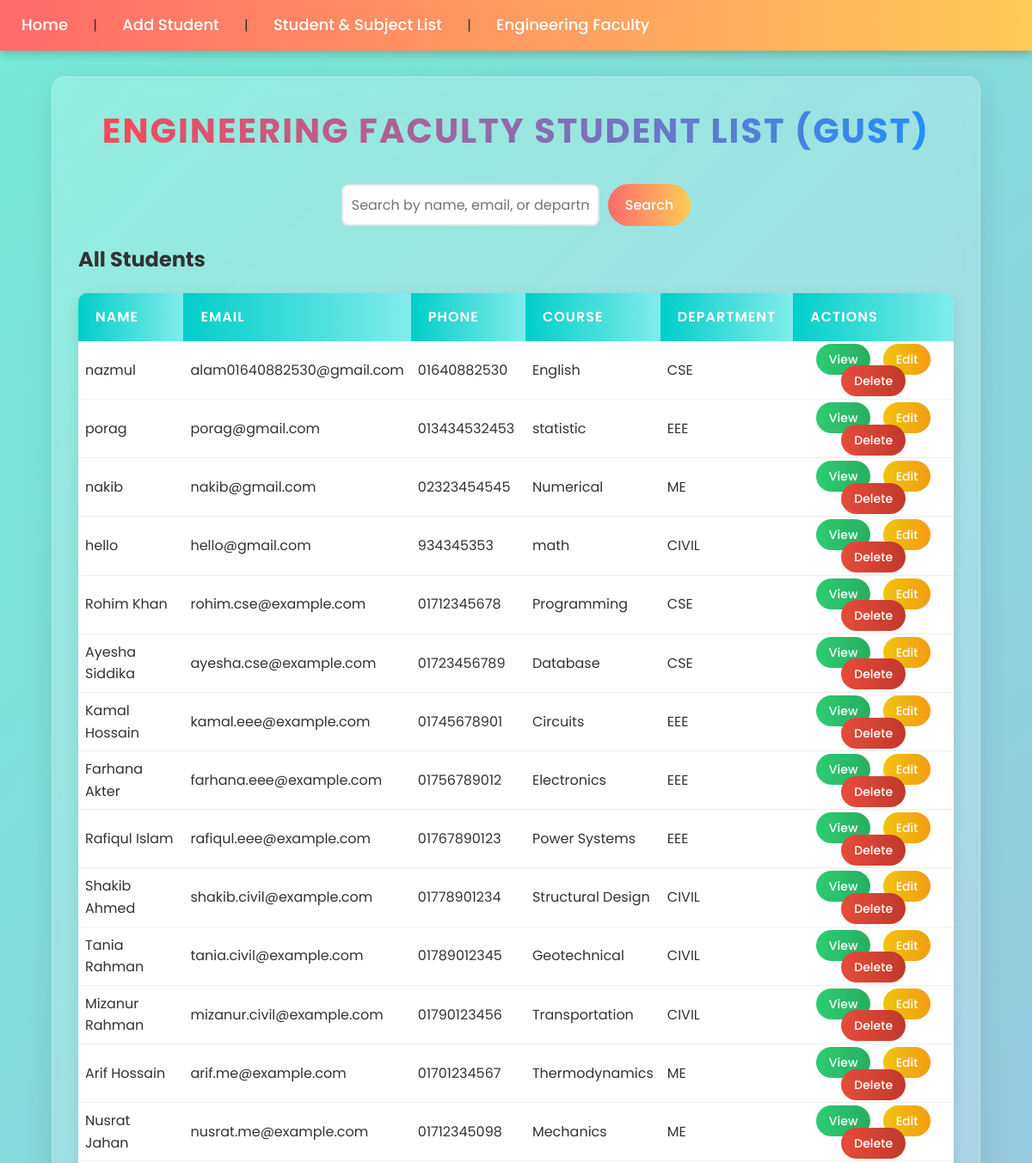
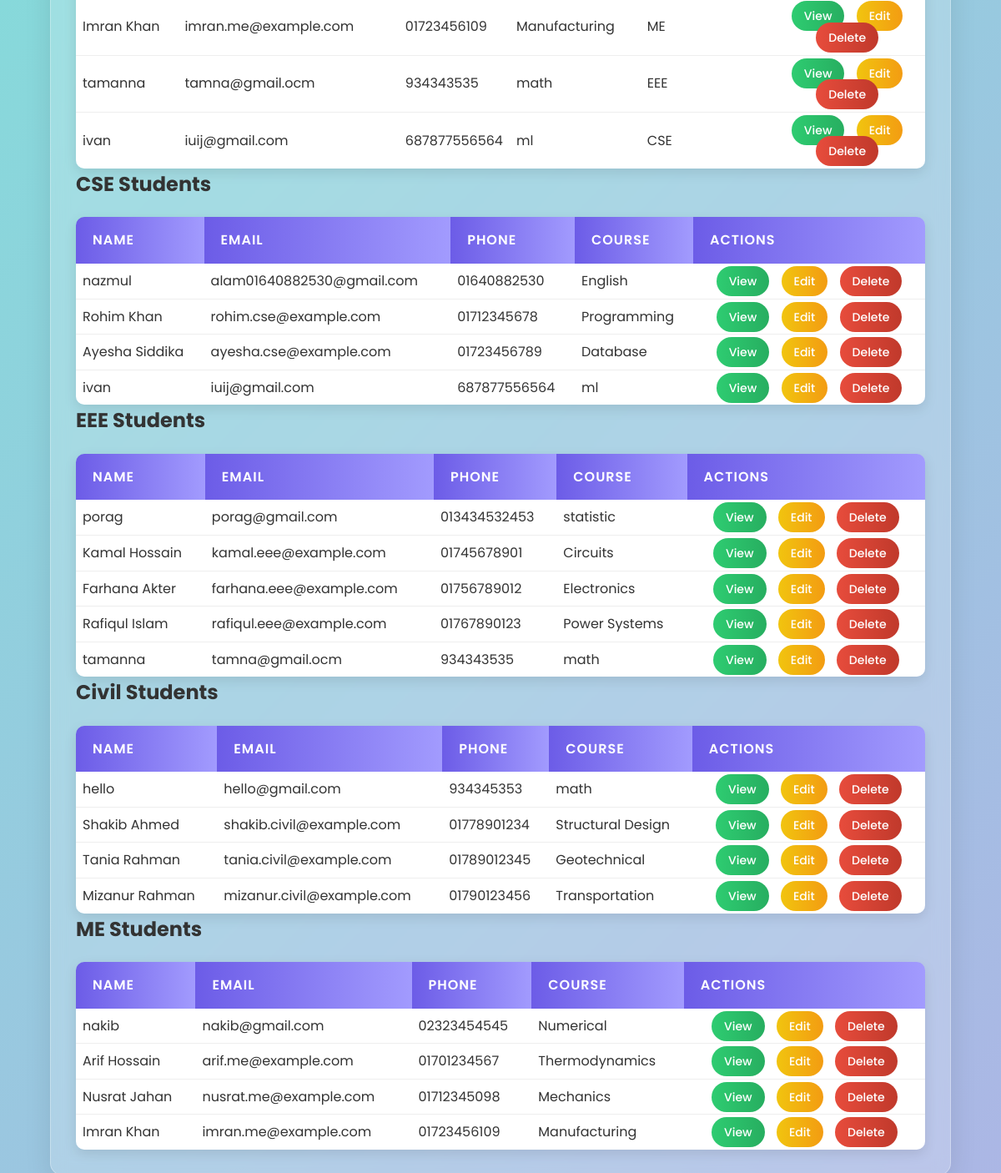
The app's page /engineering-faculty/ with its own data (2 pictures, top to bottom).
### students/models.py (models this page shows, shortened)
class Student(models.Model):
    DEPARTMENT_CHOICES = (
        ('CSE', 'Computer Science & Engineering'),
        ('EEE', 'Electrical & Electronic Engineering'),
        ('CIVIL', 'Civil Engineering'),
        ('ME', 'Mechanical Engineering'),
    )
    name = models.CharField(max_length=100)
    email = models.EmailField(unique=True)
    phone = models.CharField(max_length=15)
    course = models.CharField(max_length=100)
    department = models.CharField(max_length=10, choices=DEPARTMENT_CHOICES)  # default মুছে দিয়েছি

### students/views.py (the view, shortened to what this page needs)
# urls.py: path('engineering-faculty/', engineering_faculty_list, name='engineering_faculty_list'),
def engineering_faculty_list(request):
    query = request.GET.get('q', '')  # সার্চ কোয়েরি পাওয়া
    all_students = Student.objects.all()
    cse_students = Student.objects.filter(department='CSE')
    eee_students = Student.objects.filter(department='EEE')
    civil_students = Student.objects.filter(department='CIVIL')
    me_students = Student.objects.filter(department='ME')
    subjects = Subject.objects.all()
    return render(request, 'students/engineering_faculty_list.html', {
        'all_students': all_students,
        'cse_students': cse_students,
        'eee_students': eee_students,
        'civil_students': civil_students,
        'me_students': me_students,
        'subjects': subjects,
        'query': query,  # সার্চ কোয়েরি টেমপ্লেটে পাঠানো
    })

### students/templates/students/engineering_faculty_list.html
{% extends 'students/base.html' %}
{% block content %}
    <h1>Engineering Faculty Student List (GUST)</h1>
    <form method="GET" action="{% url 'engineering_faculty_list' %}" class="search-form">
        <input type="text" name="q" value="{{ query }}" placeholder="Search by name, email, or department...">
        <button type="submit">Search</button>
    </form>
    <h2>All Students</h2>
    <table>
        <thead>
            <tr>
                <th>Name</th>
                <th>Email</th>
                <th>Phone</th>
                <th>Course</th>
                <th>Department</th>
                <th>Actions</th>
            </tr>
        </thead>
        <tbody>
            {% for student in all_students %}
            <tr>
                <td>{{ student.name }}</td>
                <td>{{ student.email }}</td>
                <td>{{ student.phone }}</td>
                <td>{{ student.course }}</td>
                <td>{{ student.department }}</td>
                <td class="actions">
                    <a href="{% url 'student_detail' student.pk %}" class="view">View</a>
                    <a href="{% url 'student_edit' student.pk %}" class="edit">Edit</a>
                    <a href="{% url 'student_delete' student.pk %}" class="delete">Delete</a>
                </td>
            </tr>
            {% empty %}
            <tr>
                <td colspan="6">No students found.</td>
            </tr>
            {% endfor %}
        </tbody>
    </table>
    <h2>CSE Students</h2>
    <table>
        <thead>
            <tr>
                <th>Name</th>
                <th>Email</th>
                <th>Phone</th>
                <th>Course</th>
                <th>Actions</th>
            </tr>
        </thead>
        <tbody>
            {% for student in cse_students %}
            <tr>
                <td>{{ student.name }}</td>
                <td>{{ student.email }}</td>
                <td>{{ student.phone }}</td>
                <td>{{ student.course }}</td>
                <td class="actions">
                    <a href="{% url 'student_detail' student.pk %}" class="view">View</a>
                    <a href="{% url 'student_edit' student.pk %}" class="edit">Edit</a>
                    <a href="{% url 'student_delete' student.pk %}" class="delete">Delete</a>
                </td>
            </tr>
            {% empty %}
            <tr>
                <td colspan="5">No CSE students found.</td>
            </tr>
            {% endfor %}
        </tbody>
    </table>
    <h2>EEE Students</h2>
    <table>
        <thead>
            <tr>
                <th>Name</th>
                <th>Email</th>
                <th>Phone</th>
                <th>Course</th>
                <th>Actions</th>
            </tr>
        </thead>
        <tbody>
            {% for student in eee_students %}
            <tr>
                <td>{{ student.name }}</td>
                <td>{{ student.email }}</td>
                <td>{{ student.phone }}</td>
                <td>{{ student.course }}</td>
                <td class="actions">
                    <a href="{% url 'student_detail' student.pk %}" class="view">View</a>
                    <a href="{% url 'student_edit' student.pk %}" class="edit">Edit</a>
                    <a href="{% url 'student_delete' student.pk %}" class="delete">Delete</a>
                </td>
            </tr>
            {% empty %}
            <tr>
                <td colspan="5">No EEE students found.</td>
            </tr>
            {% endfor %}
        </tbody>
    </table>
    <h2>Civil Students</h2>
    <table>
        <thead>
            <tr>
                <th>Name</th>
                <th>Email</th>
                <th>Phone</th>
                <th>Course</th>
                <th>Actions</th>
            </tr>
        </thead>
        <tbody>
            {% for student in civil_students %}
            <tr>
                <td>{{ student.name }}</td>
                <td>{{ student.email }}</td>
                <td>{{ student.phone }}</td>
                <td>{{ student.course }}</td>
                <td class="actions">
                    <a href="{% url 'student_detail' student.pk %}" class="view">View</a>
                    <a href="{% url 'student_edit' student.pk %}" class="edit">Edit</a>
                    <a href="{% url 'student_delete' student.pk %}" class="delete">Delete</a>
                </td>
            </tr>
            {% empty %}
            <tr>
                <td colspan="5">No Civil students found.</td>
            </tr>
            {% endfor %}
        </tbody>
    </table>
    <h2>ME Students</h2>
    <table>
        <thead>
            <tr>
                <th>Name</th>
                <th>Email</th>
                <th>Phone</th>
                <th>Course</th>
                <th>Actions</th>
            </tr>
        </thead>
        <tbody>
            {% for student in me_students %}
            <tr>
                <td>{{ student.name }}</td>
                <td>{{ student.email }}</td>
                <td>{{ student.phone }}</td>
                <td>{{ student.course }}</td>
                <td class="actions">
                    <a href="{% url 'student_detail' student.pk %}" class="view">View</a>
                    <a href="{% url 'student_edit' student.pk %}" class="edit">Edit</a>
                    <a href="{% url 'student_delete' student.pk %}" class="delete">Delete</a>
                </td>
            </tr>
            {% empty %}
            <tr>
                <td colspan="5">No ME students found.</td>
            </tr>
            {% endfor %}
        </tbody>
    </table>
{% endblock %}

### static/css/style.css (style rules this page uses)
* { margin: 0; padding: 0; box-sizing: border-box; font-family: 'Poppins', sans-serif; }
body { background: linear-gradient(135deg, #74ebd5, #acb6e5); color: #333; line-height: 1.6; min-height: 100vh; }
h1 { text-align: center; color: #2d3436; margin-bottom: 30px; font-size: 2.5rem; text-transform: uppercase; letter-spacing: 2px; background: linear-gradient(to right, #ff4757, #1e90ff); -webkit-background-clip: text; -webkit-text-fill-color: transparent; }
table { width: 100%; border-collapse: separate; border-spacing: 0; margin-top: 20px; border-radius: 10px; overflow: hidden; box-shadow: 0 5px 15px rgba(0, 0, 0, 0.1); }
th, td { padding: 15px 20px; text-align: left; }
th { background: linear-gradient(to right, #6c5ce7, #a29bfe); color: #fff; font-weight: 600; text-transform: uppercase; letter-spacing: 1px; }
td { background-color: #fff; border-bottom: 1px solid #eee; }
tr:last-child td { border-bottom: none; }
.actions a { text-decoration: none; padding: 8px 15px; border-radius: 25px; margin: 0 5px; font-size: 14px; font-weight: 500; transition: transform 0.3s ease, box-shadow 0.3s ease; }
.actions a.view { background: linear-gradient(to right, #2ecc71, #27ae60); color: #fff; }
.actions a.edit { background: linear-gradient(to right, #f1c40f, #f39c12); color: #fff; }
.actions a.delete { background: linear-gradient(to right, #e74c3c, #c0392b); color: #fff; }
table:nth-child(4) th { background: linear-gradient(to right, #00cec9, #81ecec); }
.search-form { margin: 20px 0; display: flex; justify-content: center; gap: 10px; }
.search-form input { width: 300px; padding: 10px; border: 2px solid #dfe6e9; border-radius: 8px; font-size: 16px; transition: border-color 0.3s ease; }
.search-form button { background: linear-gradient(to right, #ff6b6b, #feca57); color: #fff; padding: 10px 20px; border: none; border-radius: 25px; cursor: pointer; font-size: 16px; font-weight: 500; transition: transform 0.3s ease, box-shadow 0.3s ease; }
.actions { text-align: center; }
td { vertical-align: middle; padding: 8px; }

### records on screen
Student: name "nazmul", email "alam01640882530@gmail.com", phone "01640882530", course "English", department "CSE"
Student: name "porag", email "porag@gmail.com", phone "013434532453", course "statistic", department "EEE"
Student: name "nakib", email "nakib@gmail.com", phone "02323454545", course "Numerical", department "ME"
Student: name "hello", email "hello@gmail.com", phone "934345353", course "math", department "CIVIL"
Student: name "Rohim Khan", email "rohim.cse@example.com", phone "01712345678", course "Programming", department "CSE"
Student: name "Ayesha Siddika", email "ayesha.cse@example.com", phone "01723456789", course "Database", department "CSE"
Student: name "Kamal Hossain", email "kamal.eee@example.com", phone "01745678901", course "Circuits", department "EEE"
Student: name "Farhana Akter", email "farhana.eee@example.com", phone "01756789012", course "Electronics", department "EEE"
Student: name "Rafiqul Islam", email "rafiqul.eee@example.com", phone "01767890123", course "Power Systems", department "EEE"
Student: name "Shakib Ahmed", email "shakib.civil@example.com", phone "01778901234", course "Structural Design", department "CIVIL"
Student: name "Tania Rahman", email "tania.civil@example.com", phone "01789012345", course "Geotechnical", department "CIVIL"
Student: name "Mizanur Rahman", email "mizanur.civil@example.com", phone "01790123456", course "Transportation", department "CIVIL"
Student: name "Arif Hossain", email "arif.me@example.com", phone "01701234567", course "Thermodynamics", department "ME"
Student: name "Nusrat Jahan", email "nusrat.me@example.com", phone "01712345098", course "Mechanics", department "ME"
Student: name "Imran Khan", email "imran.me@example.com", phone "01723456109", course "Manufacturing", department "ME"
Student: name "tamanna", email "tamna@gmail.ocm", phone "934343535", course "math", department "EEE"
Student: name "ivan", email "iuij@gmail.com", phone "687877556564", course "ml", department "CSE"
